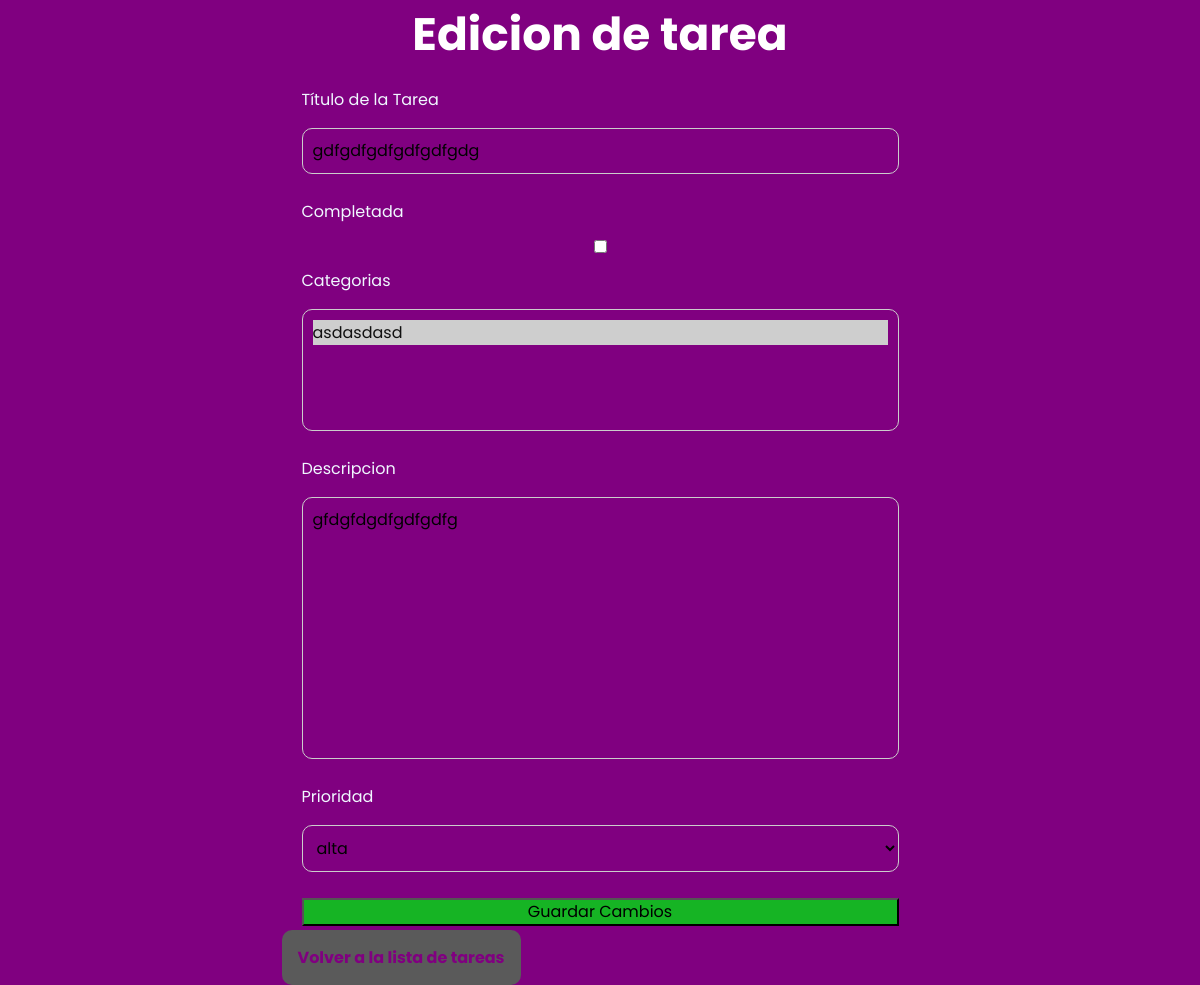
/todo_task/update/3/, run on an earlier commit of the app's database.
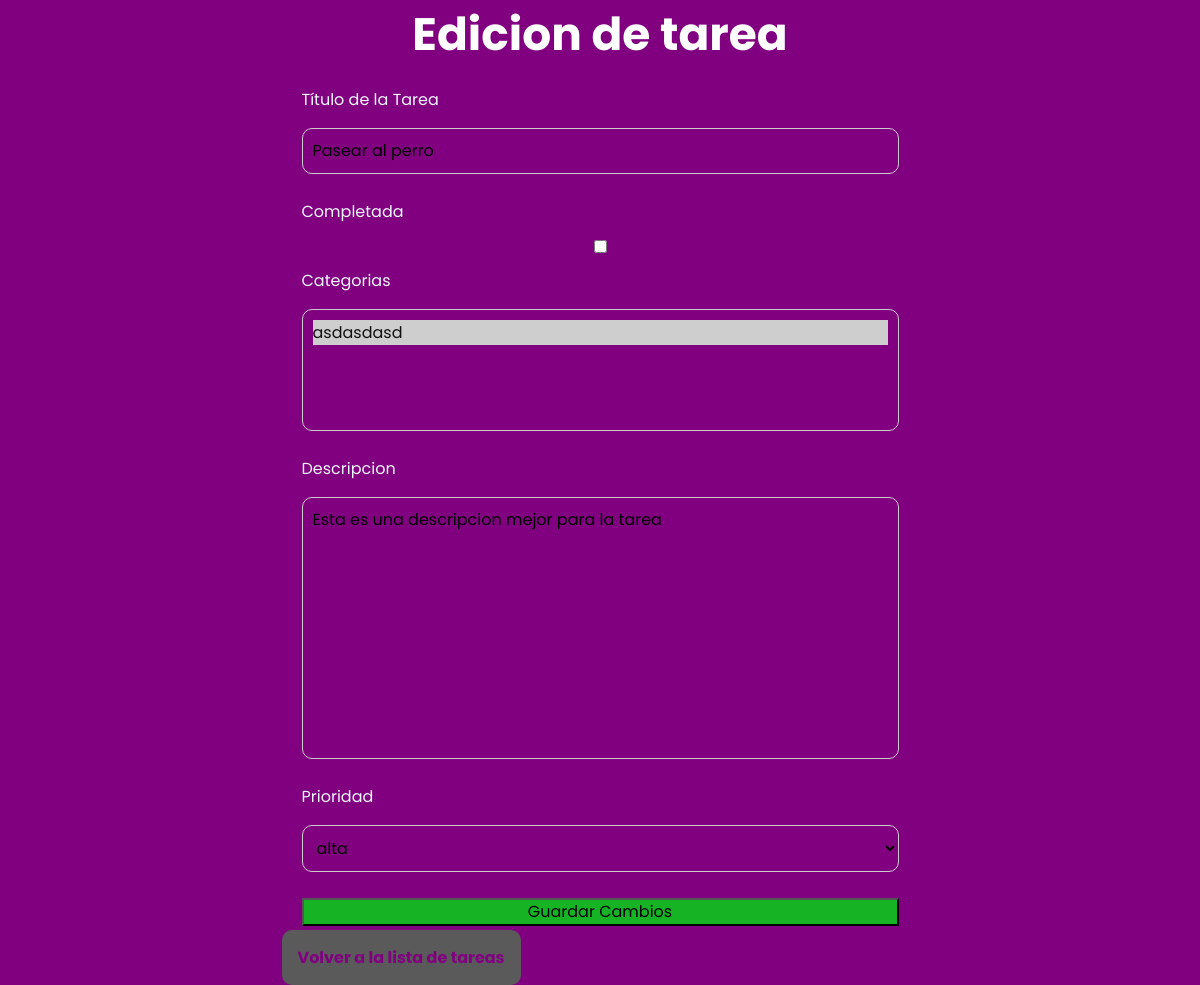
And on a later commit of the database.
### todo_task/models.py (models this page shows, shortened)
class Task(models.Model):
    title = models.CharField(max_length=200)
    complete = models.BooleanField(default=False)
    created = models.DateTimeField(auto_now_add=True)
    labels = models.ManyToManyField("Label")
    class Meta:
        ordering = ["-created"]

class TaskMetadata(models.Model):
    task = models.OneToOneField(Task, on_delete=models.CASCADE)
    description = models.TextField()
    priority = models.ForeignKey(Priority, on_delete=models.SET_NULL, null=True)

### todo_task/views.py (the view)
# urls.py: path("update/<int:task_id>/", views.edit_task, name="edit_task"),
def edit_task(request, task_id):
    task = get_object_or_404(Task, pk=task_id)
    if request.method == "POST":
        task_form = TaskEditForm(request.POST, instance=task)
        task_metadata_form = TaskMetaDataForm(request.POST, instance=task.taskmetadata)
        if task_form.is_valid() and task_metadata_form.is_valid():
            task_form.save()
            task_metadata_form.save()
            return redirect("list_tasks")
    else:
        task_form = TaskEditForm(instance=task)
        task_metadata_form = TaskMetaDataForm(instance=task.taskmetadata)
    return render(request, "todo_task/edit_task.html", {"task_form": task_form, "task_metadata_form": task_metadata_form, "task": task})

### todo_task/forms.py
class TaskEditForm(BaseTaskForm):
    class Meta(BaseTaskForm.Meta):
        fields = [
            "title",
            "complete",
            "labels",
        ]

class TaskMetaDataForm(forms.ModelForm):
    class Meta:
        model = TaskMetadata
        fields = [
            "description",
            "priority"]
        labels = {
            'description': 'Descripcion',
            'priority' : 'Prioridad',
        }

### todo_task/models.py (called while the page is built)
    def __str__(self):
        return self.name

    def __str__(self):
        return self.name

### todo_task/templates/todo_task/edit_task.html (shortened to what this page needs)
{% extends "base.html" %}
{% load static %}
{% block css %}
    <link rel="stylesheet" type="text/css" href="{% static 'todo_task/css/style.css' %}">
{% endblock %}
{% block content %}
<section class="container">
    <h1 class="fs-6">Edicion de tarea</h1>
        <form class="form" method="post">
        {% for field in task_form %}
            <label for="{{ field.id_for_label }}">{{ field.label }}</label>
            {{ field }}
        {% endfor %}
        {% for field in task_metadata_form %}
            <label for="{{ field.id_for_label }}">{{ field.label }}</label>
            {{ field }}
        {% endfor %}
        <input type="submit" class="btn-save btn-create" value="Guardar Cambios">
    </form>
    <div class="container-return">
        <a class="btn btn-return" href="{% url 'list_tasks' %}" class="btn-back">Volver a la lista de tareas</a>
    </div>
</section>
{% endblock %}

What changed in the data, as far as the page shows it:
changed Task: title "gdfgdfgdfgdfgdfgdg" → "Pasear al perro"
changed TaskMetadata "alta": description "gfdgfdgdfgdfgdfg" → "Esta es una descripcion mejor para la tarea"
